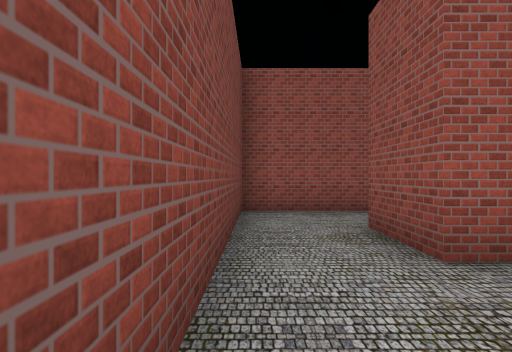
view 1 (above)

14 first-person views from a walk through a scene from a Unity 3-D project. The camera is 1.5 m above the floor, looks level and sees 80° across. The floor is counted in squares, 2 m on a side. Each view is taken from the middle of a square. On the plan, view 1 faces up. The plan holds only what a view shows up to about 10 squares ahead; the rest is blank. The place goes on beyond the plan. The player character is not drawn. Some animated figures are not drawn. Some surface patterns are stand-ins.

view 2
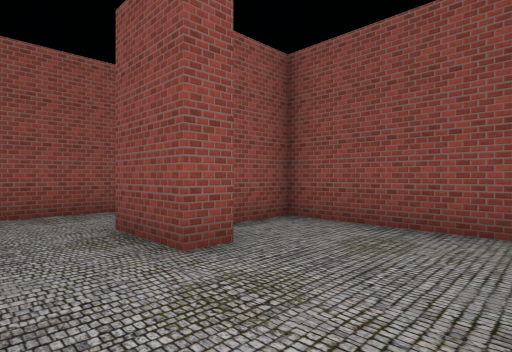

view 3
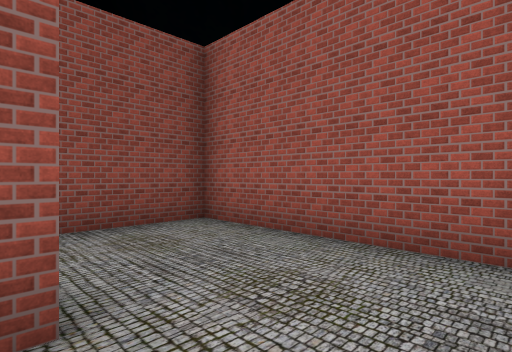

view 4
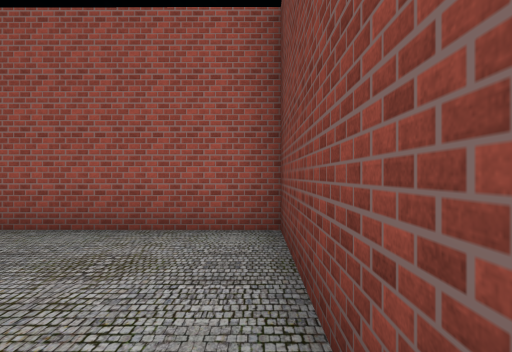

view 5
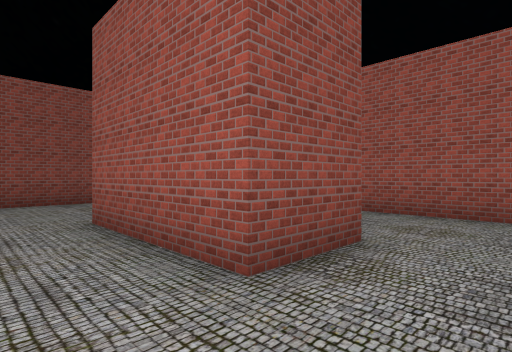

view 6
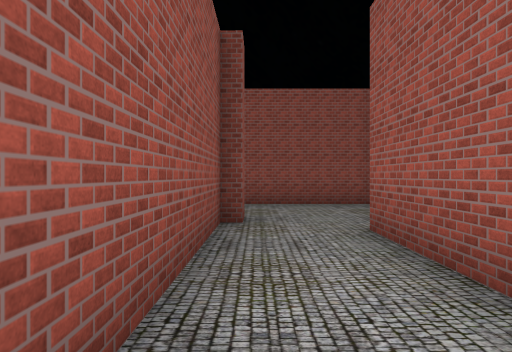

view 7
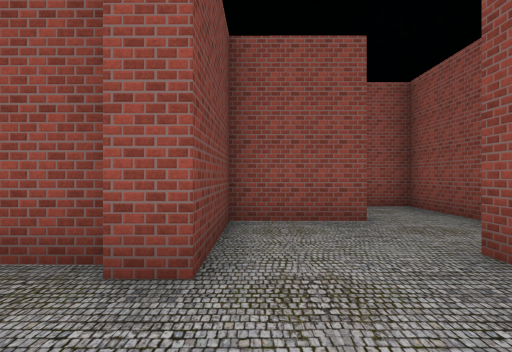

view 8
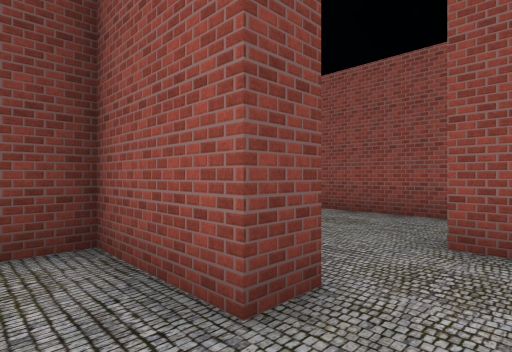

view 9
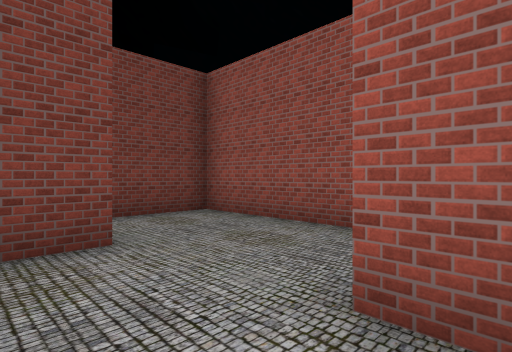

view 10
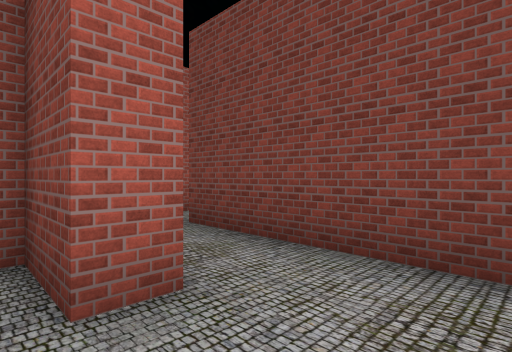

view 11
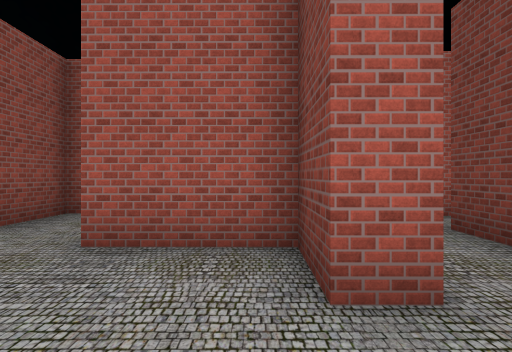

view 12
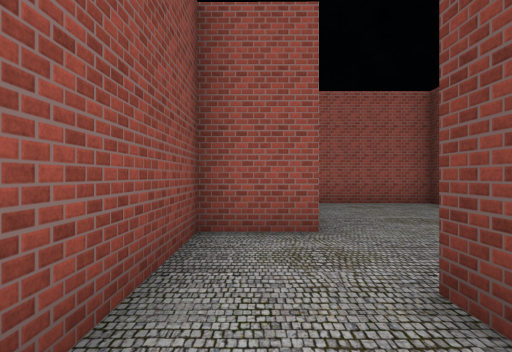

view 13
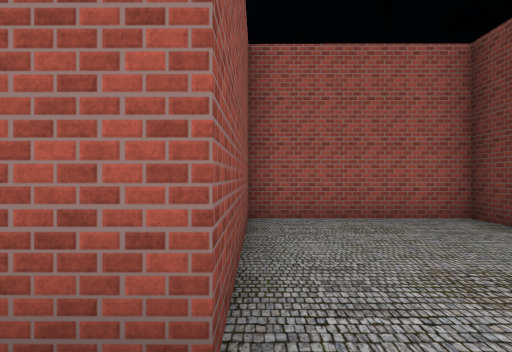

view 14
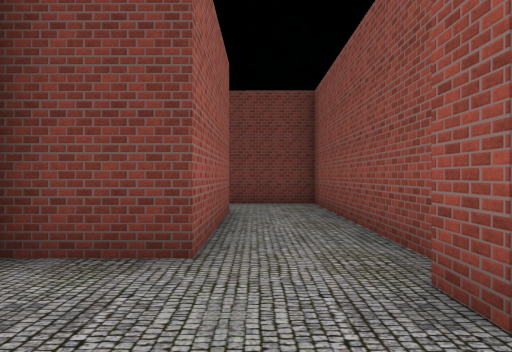

### Floor plan
Points are (right, up) in squares from view 1. A wall is a line through its corners. A room is listed if a view was taken in it or the views show most of it. See-through windows are left out.
Room 1 (views 1, 2, 3, 4)
walls: (2.4, 2.6) (1.6, 2.6) (1.6, 4.4); (-0.3, 4.4) (-0.3, -0.2) (4.6, -0.2) (4.6, 3.7) (3.2, 3.7)
ways out: opening at (0.5, 3.5) to room 2
Room 2 (views 5, 6, 7, 8, 13, 14)
walls: (5.9, 6.6) (-0.3, 6.6) (-0.3, 4.4); (1.6, 4.4) (5.2, 4.4) (5.2, 2.6) (9.1, 2.6) (9.2, 6.9) (10.8, 6.9) (10.8, 9.6); (8.8, 9.8) (8.8, 9.1) (6.6, 9.1) (6.5, 6.2) (5.8, 6.2)
ways out: opening at (0.5, 3.5) to room 1; opening at (9.5, 9) to room 3
Room 3 (views 9, 10, 11, 12)
walls: (6.6, 11.2) (6.6, 9.8) (8.8, 9.8); (10.8, 9.6) (10.8, 11.6) (9.1, 11.6); (8.7, 14.1) (6.5, 14.1)
ways out: opening at (9.5, 9) to room 2; opening at (6, 12.5)

Where each view was taken, in squares from view 1:
view 1: 0 up, 0 right, facing up
view 2: 0 up, 0 right, facing up-right
view 3: 3 up, 0 right, facing down-right
view 4: 4 up, 0 right, facing down
view 5: 6 up, 0 right, facing down-right
view 6: 6 up, 1 right, facing right
view 7: 4 up, 7 right, facing up
view 8: 8 up, 10 right, facing up-left
view 9: 10 up, 10 right, facing up-left
view 10: 13 up, 7 right, facing down-left
view 11: 13 up, 7 right, facing down
view 12: 11 up, 10 right, facing down
view 13: 8 up, 9 right, facing down
view 14: 5 up, 8 right, facing left
